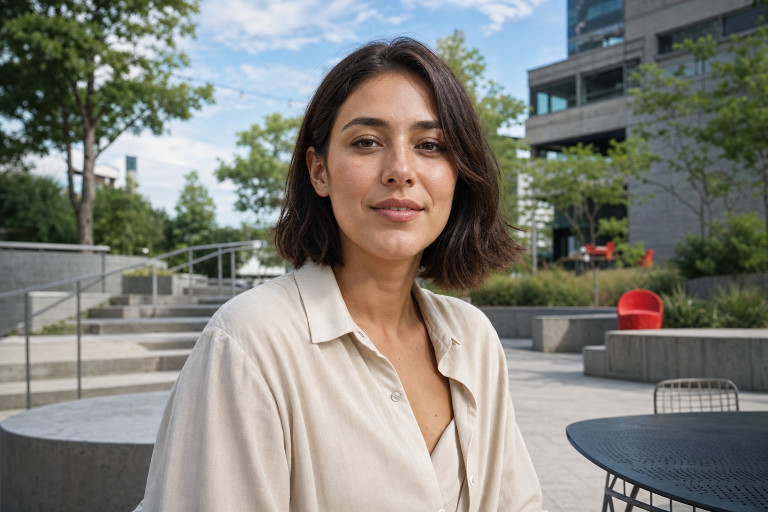
#> input picture filters/assets/filter-preview-source.png, 1536 x 1024 px (shown at 1/2 size)
$ python generate_filter_thumbnails.py
#> lines starting #> are read from the running program, lines starting #| are printed output that depends on the picture
from pathlib import Path
import re

import numpy as np
from PIL import Image, ImageOps


ROOT = Path(__file__).resolve().parents[1]
LUT_DIR = ROOT / "filters" / "luts"
SOURCE_IMAGE = ROOT / "filters" / "assets" / "filter-preview-source.png"
OUTPUT_DIR = ROOT / "filters" / "thumbs"


# [60 lines left out: functions parse_cube, apply_lut, not called in this run]


def main():
    OUTPUT_DIR.mkdir(parents=True, exist_ok=True)
    source = Image.open(SOURCE_IMAGE).convert("RGB")
#> source is the input picture: PIL image 1536x1024 RGB; mean R, G, B 129.6, 129.2, 122.2
    source = ImageOps.fit(source, (320, 180), method=Image.Resampling.LANCZOS)
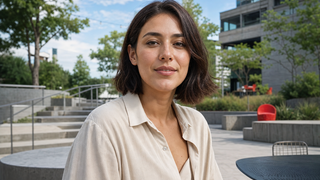
#> source: PIL image 320x180 RGB; mean R, G, B 128.1, 126.4, 117.4
    source_array = np.asarray(source, dtype=np.float32) / 255.0

    generated = 0
    for lut_path in sorted(LUT_DIR.glob("*.cube")):
        table, domain_min, domain_max = parse_cube(lut_path)
        result = apply_lut(source_array, table, domain_min, domain_max)
        image = Image.fromarray(np.round(result * 255).astype(np.uint8), "RGB")
        image.save(OUTPUT_DIR / f"{lut_path.stem}.webp", "WEBP", quality=76, method=4)
        generated += 1

    print(f"{generated} miniaturas geradas")


if __name__ == "__main__":
    main()
